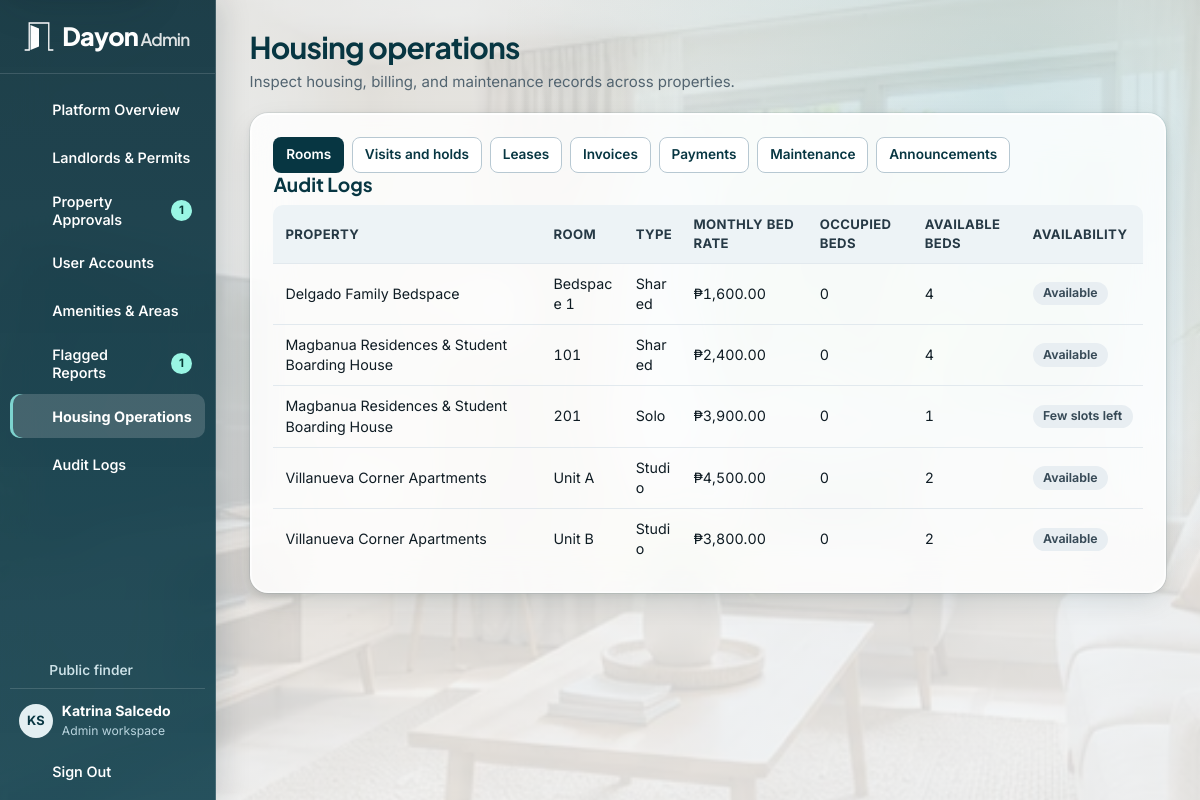
/admin/operations.php (signed in), run on the app's committed database.
### tables this page shows
CREATE TABLE users (
    user_id BIGINT UNSIGNED AUTO_INCREMENT PRIMARY KEY,
    role_id TINYINT UNSIGNED NOT NULL,
    email VARCHAR(150) NOT NULL UNIQUE,
    password_hash VARCHAR(255) NOT NULL,
    first_name VARCHAR(80) NOT NULL,
    last_name VARCHAR(80) NOT NULL,
    phone_number VARCHAR(20) NOT NULL,
    account_status ENUM('active', 'suspended', 'pending') NOT NULL DEFAULT 'active',
    created_at TIMESTAMP NOT NULL DEFAULT CURRENT_TIMESTAMP,
    updated_at TIMESTAMP NOT NULL DEFAULT CURRENT_TIMESTAMP ON UPDATE CURRENT_TIMESTAMP,
    CONSTRAINT fk_users_role FOREIGN KEY (role_id) REFERENCES roles(role_id)
);

CREATE TABLE roles (
    role_id TINYINT UNSIGNED AUTO_INCREMENT PRIMARY KEY,
    role_name VARCHAR(30) NOT NULL UNIQUE
);

CREATE TABLE rooms (
    room_id BIGINT UNSIGNED AUTO_INCREMENT PRIMARY KEY,
    property_id BIGINT UNSIGNED NOT NULL,
    room_number VARCHAR(30) NOT NULL,
    floor_number TINYINT UNSIGNED NOT NULL DEFAULT 1,
    room_type ENUM('solo', 'shared', 'studio') NOT NULL,
    max_capacity TINYINT UNSIGNED NOT NULL,
    monthly_rate_per_bed DECIMAL(10, 2) NOT NULL,
    is_active TINYINT(1) NOT NULL DEFAULT 1,
    UNIQUE KEY uq_property_room_number (property_id, room_number),
    INDEX idx_rooms_filter (room_type, monthly_rate_per_bed, is_active),
    CONSTRAINT chk_room_capacity CHECK (max_capacity > 0),
    CONSTRAINT chk_room_rate CHECK (monthly_rate_per_bed > 0),
    CONSTRAINT fk_room_property FOREIGN KEY (property_id) REFERENCES properties(property_id) ON DELETE CASCADE
);

CREATE TABLE properties (
    property_id BIGINT UNSIGNED AUTO_INCREMENT PRIMARY KEY,
    landlord_id BIGINT UNSIGNED NOT NULL,
    barangay_id INT UNSIGNED NOT NULL,
    property_name VARCHAR(150) NOT NULL,
    property_type ENUM('boarding_house', 'apartment', 'dormitory', 'bedspace') NOT NULL DEFAULT 'boarding_house',
    description TEXT NULL,
    street_address VARCHAR(255) NULL,
    nearest_school VARCHAR(150) NULL,
    nearest_landmark VARCHAR(255) NULL,
    latitude DECIMAL(10, 7) NULL,
    longitude DECIMAL(10, 7) NULL,
    distance_to_campus_m INT UNSIGNED NULL,
    gender_policy ENUM('all', 'male_only', 'female_only') NULL DEFAULT NULL,
    curfew_time TIME NULL,
    no_curfew TINYINT(1) NOT NULL DEFAULT 0,
    house_rules TEXT NULL,
    water_billing ENUM('included', 'submetered', 'shared', 'fixed') NULL,
    water_notes VARCHAR(150) NULL,
    electricity_billing ENUM('included', 'submetered', 'shared', 'own_meter') NULL,
    electricity_notes VARCHAR(150) NULL,
    wifi_policy ENUM('free', 'paid', 'tenant_own', 'none') NULL,
    wifi_notes VARCHAR(150) NULL,
    furnishing_status ENUM('unfurnished', 'semi_furnished', 'fully_furnished') NULL,
    deposit_terms VARCHAR(200) NULL,
    minimum_stay VARCHAR(100) NULL,
    payment_methods VARCHAR(150) NULL,
    visitor_policy VARCHAR(200) NULL,
    cooking_policy VARCHAR(200) NULL,
    pet_policy VARCHAR(150) NULL,
    contact_person VARCHAR(120) NULL,
    contact_phone VARCHAR(30) NULL,
    contact_social VARCHAR(200) NULL,
    viewing_hours VARCHAR(150) NULL,
    custom_details TEXT NULL,
    is_featured TINYINT(1) NOT NULL DEFAULT 0,
    approval_status ENUM('pending', 'approved', 'rejected', 'revision_requested') NOT NULL DEFAULT 'pending',
    approved_by BIGINT UNSIGNED NULL,
    approved_at TIMESTAMP NULL,
    created_at TIMESTAMP NOT NULL DEFAULT CURRENT_TIMESTAMP,
    updated_at TIMESTAMP NOT NULL DEFAULT CURRENT_TIMESTAMP ON UPDATE CURRENT_TIMESTAMP,
    INDEX idx_properties_search (approval_status, property_type, gender_policy, distance_to_campus_m),
    CONSTRAINT fk_property_landlord FOREIGN KEY (landlord_id) REFERENCES landlord_profiles(landlord_id),
    CONSTRAINT fk_property_barangay FOREIGN KEY (barangay_id) REFERENCES barangays(barangay_id),
    CONSTRAINT fk_property_approver FOREIGN KEY (approved_by) REFERENCES users(user_id) ON DELETE SET NULL
);

### includes/bootstrap.php (called while the page is built, shortened)
<?php
require_once __DIR__ . '/../config/db.php';
require_once __DIR__ . '/helpers.php';
try {
    if (!empty($_SESSION['user_id'])) {
        $user = row(
            "SELECT u.user_id, u.email, u.first_name, u.last_name, u.phone_number, u.account_status,
                    r.role_name, CONCAT(u.first_name, ' ', u.last_name) AS full_name
             FROM users u JOIN roles r USING (role_id)
             WHERE u.user_id = ? AND u.account_status = 'active'",
            [$_SESSION['user_id']]
        );
    }
} catch (PDOException $exception) {
    error_log($exception->getMessage());
    abort_request(503, 'Dayon could not connect to the database. Check that MySQL is running and import database/dayon_db.sql.');
}

### admin/_forms.php (called while the page is built, shortened)
    <?php
function admin_status_label(string $status): string
{
    return ucfirst(str_replace('_', ' ', $status));
}

### admin/operations.php (the view, shortened to what this page needs)
<?php
require __DIR__ . '/../includes/bootstrap.php';
require __DIR__ . '/_forms.php';
$view = is_string($_GET['view'] ?? null) && isset($views[$_GET['view']]) ? $_GET['view'] : 'rooms';
[$label, $columns, $sql] = $views[$view];
$page = max(1, min(1000000, (int) filter_var($_GET['page'] ?? 1, FILTER_VALIDATE_INT)));
$offset = ($page - 1) * 25;
$entries = rows($sql . " LIMIT 26 OFFSET $offset");
$pageTitle = 'Housing operations';
$pageDescription = 'Inspect housing, billing, and maintenance records across properties.';
require __DIR__ . '/../includes/portal_header.php';
?>
<section class="panel">
    <nav class="actions" aria-label="Housing operations">
        <?php foreach ($views as $key => [$name]): ?>
            <a class="button small <?= $view === $key ? '' : 'secondary' ?>" href="<?= e(url('admin/operations.php?view=' . $key)) ?>" <?= $view === $key ? 'aria-current="page"' : '' ?>><?= e($name) ?></a>
        <?php endforeach; ?>
    </nav>
    <h2><?= e($label) ?></h2>
    <?php if ($entries === []): ?>
        <p class="empty-state">There are no records on this page.</p>
    <?php else: ?>
        <div class="table-wrap"><table>
            <thead><tr><?php foreach ($columns as $columnLabel): ?><th scope="col"><?= e($columnLabel) ?></th><?php endforeach; ?></tr></thead>
            <tbody>
                <?php foreach ($entries as $entry): ?>
                    <tr>
                        <?php foreach ($columns as $column => $columnLabel): ?>
                            <?php $value = $entry[$column] ?? null; ?>
                            <td>
                                <?php if ($column === 'decision'): ?>
                                    <details>
                                        <summary>Remove announcement</summary>
                                        <?php admin_status_form('announcement', (int) $entry['announcement_id'], ['removed' => 'Confirm removal'], true); ?>
                                    </details>
                                <?php elseif ($value === null || $value === ''): ?>
                                    —
                                <?php elseif ($column === 'media'): ?>
                                    <a href="<?= e(media_url($value)) ?>">Open <?= e(strtolower($columnLabel)) ?></a>
                                <?php elseif ($column === 'status'): ?>
                                    <span class="badge"><?= e(admin_status_label($value)) ?></span>
                                <?php elseif (in_array($column, ['request_type', 'room_type', 'payment_method', 'category', 'priority'], true)): ?>
                                    <?= e(admin_status_label($value)) ?>
                                <?php elseif (in_array($column, ['rate', 'advance', 'deposit', 'refund', 'billed', 'paid', 'balance', 'amount'], true)): ?>
                                    <?= e(money($value)) ?>
                                <?php else: ?>
                                    <?= nl2br(e($value)) ?>
                                <?php endif; ?>
                            </td>
                        <?php endforeach; ?>
                    </tr>
                <?php endforeach; ?>
            </tbody>
        </table></div>
    <?php endif; ?>
</section>
<?php require __DIR__ . '/../includes/portal_footer.php'; ?>

### includes/portal_header.php (shortened to what this page needs)
<?php
$portalRole = $user['role_name'];
$navBadges = [];
if ($portalRole === 'admin') {
    $navBadges['admin/verifications.php'] = (int) scalar("SELECT (SELECT COUNT(*) FROM landlord_profiles WHERE verification_status = 'pending') + (SELECT COUNT(*) FROM landlord_permits WHERE verification_status = 'submitted')");
    $navBadges['admin/properties.php'] = (int) scalar("SELECT COUNT(*) FROM properties WHERE approval_status = 'pending'");
    $navBadges['admin/reports.php'] = (int) scalar("SELECT COUNT(*) FROM reports WHERE status IN ('open', 'reviewed')");
} elseif ($portalRole === 'landlord') {
    $navBadges['landlord/reservations.php'] = (int) scalar("SELECT COUNT(*) FROM reservations q JOIN rooms r ON r.room_id = q.room_id JOIN properties p ON p.property_id = r.property_id WHERE p.landlord_id = ? AND q.status = 'pending'", [$user['user_id']]);
} elseif ($portalRole === 'student') {
    $navBadges['student/bookmarks.php'] = student_bookmark_count($user);
}
$menus = [
    'student' => [
        ['student/dashboard.php', 'Overview', 'home'],
        ['index.php#listings', 'Find Housing', 'search'],
        ['student/bookmarks.php', 'Bookmarked Houses', 'bookmark'],
        ['student/reservations.php', 'My Requests', 'calendar'],
        ['student/dashboard.php#active-lease', 'Active Lease', 'file'],
        ['student/billing.php', 'Rent & Receipts', 'wallet'],
        ['student/maintenance.php', 'Maintenance', 'tool'],
        ['student/profile.php', 'My Profile', 'user'],
    ],
    'landlord' => [
        ['landlord/dashboard.php', 'Dashboard', 'grid'],
        ['landlord/properties.php', 'Properties & Photos', 'building'],
        ['landlord/rooms.php', 'Rooms & Occupancy', 'bed'],
        ['landlord/reservations.php', 'Visit & Bed Requests', 'calendar'],
        ['landlord/leases.php', 'Tenant Leases', 'users'],
        ['landlord/billing.php', 'Billing & Utilities', 'wallet'],
        ['landlord/maintenance.php', 'Maintenance & Notices', 'tool'],
        ['landlord/verification.php', 'Permits & Trust', 'shield'],
    ],
    'admin' => [
        ['admin/dashboard.php', 'Platform Overview', 'grid'],
        ['admin/verifications.php', 'Landlords & Permits', 'shield'],
        ['admin/properties.php', 'Property Approvals', 'building'],
        ['admin/users.php', 'User Accounts', 'users'],
        ['admin/catalogs.php', 'Amenities & Areas', 'layers'],
        ['admin/reports.php', 'Flagged Reports', 'report'],
        ['admin/operations.php', 'Housing Operations', 'bed'],
        ['admin/audit_logs.php', 'Audit Logs', 'file'],
    ],
];
$portalRoute = $portalRole . '/' . basename($_SERVER['SCRIPT_NAME']);
$portalLease = $portalRole === 'student' ? ($lease ?? active_lease((int) $user['user_id'])) : null;
$studentLeaseRoutes = ['student/dashboard.php#active-lease', 'student/billing.php', 'student/maintenance.php'];
$portalLinks = $portalRole === 'student' && !$portalLease
    ? array_filter($menus[$portalRole], static fn (array $link): bool => !in_array($link[0], $studentLeaseRoutes, true))
    : $menus[$portalRole];
require __DIR__ . '/document_head.php';
?>
<body class="portal-body portal-<?= e($portalRole) ?>">
<div class="portal-layout">
    <aside class="portal-sidebar" aria-label="<?= e(ucfirst($portalRole)) ?> workspace">
        <div class="portal-brand"><?php require __DIR__ . '/brand.php'; ?></div>
        <details class="portal-navigation navigation-disclosure" data-navigation="860" open>
            <div class="portal-navigation-content">
                <nav class="portal-menu" aria-label="Workspace pages">
                    <?php foreach ($portalLinks as [$route, $label, $glyph]):
                        $count = $navBadges[$route] ?? 0;
                    ?>
                        <a href="<?= e(url($route)) ?>"<?= $portalRoute === $route ? ' aria-current="page"' : '' ?>><?= icon($glyph) ?><span><?= e($label) ?></span>
                            <?php if ($count > 0): ?><span class="menu-count"><?= $count ?></span><?php endif; ?>
                        </a>
                    <?php endforeach; ?>
                </nav>
                <div class="portal-sidebar-bottom">
                    <?php if ($portalRole !== 'student'): ?>
                        <a class="portal-public-link" href="<?= e(url()) ?>"><?= icon('arrow-left') ?> Public finder</a>
                    <?php endif; ?>
                    <div class="portal-identity">
                        <span class="avatar" aria-hidden="true"><?= e(user_initials($user)) ?></span>
                        <div><strong><?= e($user['full_name']) ?></strong><span><?= e(ucfirst($portalRole)) ?> workspace</span></div>
                    </div>
                    <form method="post" action="<?= e(url('actions/auth_logout.php')) ?>" class="portal-logout">
                        <button type="submit"><?= icon('logout') ?> Sign Out</button>
                    </form>
                </div>
            </div>
        </details>
    </aside>
    <main id="main" class="portal-main">
        <header class="portal-page-heading<?= !empty($pageHeaderClass) ? ' ' . e($pageHeaderClass) : '' ?>">
            <div>
                <h1><?= e($pageTitle) ?></h1>
                <?php if (!empty($pageDescription)): ?><p><?= e($pageDescription) ?></p><?php endif; ?>
            </div>
        </header>

### data on the page
users: user_initials($user) "KS", role.role_name "Admin"
rooms: property.property_name "Delgado Family Bedspace", room_number "Bedspace 1", room_type "Shared", monthly_rate_per_bed "₱1,600.00", value "0", value "4", value "Available"
rooms: property.property_name "Magbanua Residences & Student Boarding House", room_number "101", room_type "Shared", monthly_rate_per_bed "₱2,400.00", value "0", value "4", value "Available"
rooms: property.property_name "Magbanua Residences & Student Boarding House", room_number "201", room_type "Solo", monthly_rate_per_bed "₱3,900.00", value "0", value "1", value "Few slots left"
rooms: property.property_name "Villanueva Corner Apartments", room_number "Unit A", room_type "Studio", monthly_rate_per_bed "₱4,500.00", value "0", value "2", value "Available"
rooms: property.property_name "Villanueva Corner Apartments", room_number "Unit B", room_type "Studio", monthly_rate_per_bed "₱3,800.00", value "0", value "2", value "Available"

### other printed values
$label "Platform Overview"
$label "Landlords & Permits"
$label "Property Approvals"
$count "1"
$label "User Accounts"
$label "Amenities & Areas"
$label "Flagged Reports"
$label "Housing Operations"
$label "Audit Logs"
$user['full_name'] "Katrina Salcedo"
$pageTitle "Housing operations"
$pageDescription "Inspect housing, billing, and maintenance records across properties."
$name "Rooms"
$name "Visits and holds"
$name "Leases"
